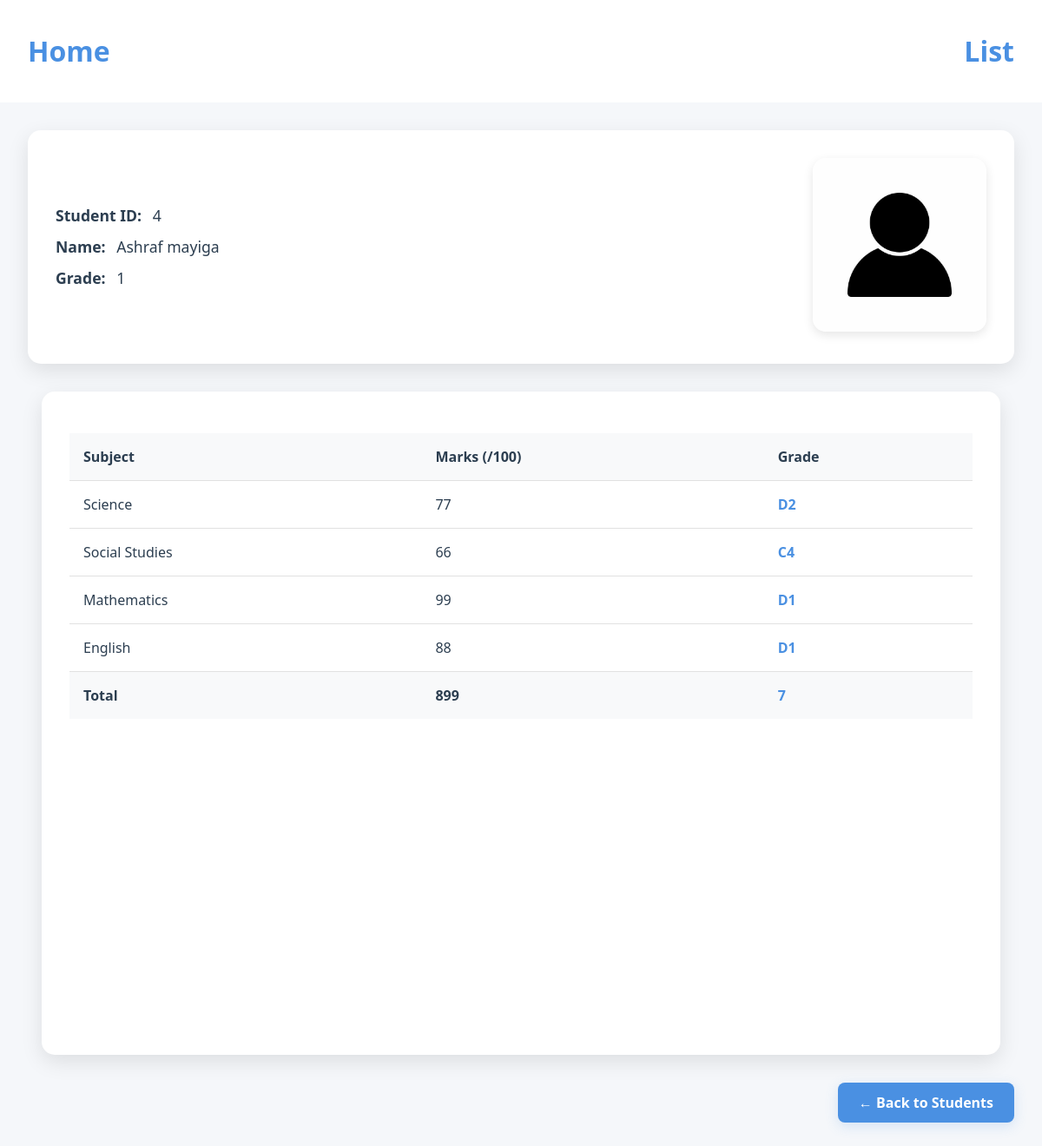
The page /studentdetail/4 (signed in) on the database its author committed.
### ple_app/models.py (models this page shows, shortened)
class Student_Model(models.Model):
    Name = models.CharField(max_length=30 , null = False)
    SST = models.IntegerField(null=False)
    ENG = models.IntegerField(null=False)
    SCI = models.IntegerField(null=False)
    MTC = models.IntegerField(null=False)
    AGG = models.IntegerField(null=True)
    TOTAL = models.IntegerField(null=True)
    Grade = models.IntegerField(null=True)
    Student_image = models.ImageField(null = True , upload_to='images/' , default = 'images/images/profile-icon.jpg')
    Date_Created = models.DateTimeField(auto_now_add=True , null=False)

class GradesModel(models.Model):
    student = models.ForeignKey(Student_Model , on_delete=models.CASCADE)
    SST_GRADE = models.CharField(max_length=30)
    SCI_GRADE = models.CharField(max_length=30)
    ENG_GRADE = models.CharField(max_length=15)
    MTC_GRADE = models.CharField(max_length=15)

### ple_app/views.py (the view)
# urls.py: path('studentdetail/<int:pk>' , StudentDetailView.as_view() ,name = 'student_detail'),
class StudentDetailView(LoginRequiredMixin , DetailView):
    model = Student_Model
    template_name = 'student_detail.html'
    context_object_name = 'description'
    def get_context_data(self, **kwargs):
        context = super().get_context_data(**kwargs)
        context['grades'] = GradesModel.objects.filter(student = self.object)
        return context

### templates/student_detail.html (shortened to what this page needs)
{%extends 'base.html'%}
{%load static%}
    {%block extra_css%}
    <link rel="stylesheet" href="{%static 'css/detail.css'%}">
    {%endblock%}
{%block content%}
    <div class="student_detail">
        <div class="head">
            <div class="student-info">
                <h3><strong>Student ID:</strong> {{description.id}}</h3>
                <h3><strong>Name:</strong> {{description.Name}}</h3>
                <h3><strong>Grade:</strong> {{description.Grade}}</h3>
            </div>
            <div class="student-picture">
                <img src="{{description.Student_image.url}}" alt="Student Photo">
            </div>
        </div>
        <div class="table">
            <table>
                <thead>
                    <tr>
                        <th>Subject</th>
                        <th>Marks (/100)</th>
                        <th>Grade</th>
                    </tr>
                </thead>
                <tbody>
                    {% for grade in grades|slice:":1" %}
                    <tr>
                        <td>Science</td>
                        <td>{{description.SCI}}</td>
                        <td>{{grade.SCI_GRADE}}</td>
                    </tr>
                    <tr>
                        <td>Social Studies</td>
                        <td>{{description.SST}}</td>
                        <td>{{grade.SST_GRADE}}</td>
                    </tr>
                    <tr>
                        <td>Mathematics</td>
                        <td>{{description.MTC}}</td>
                        <td>{{grade.MTC_GRADE}}</td>
                    </tr>
                    <tr>
                        <td>English</td>
                        <td>{{description.ENG}}</td>
                        <td>{{grade.ENG_GRADE}}</td>
                    </tr>
                    <tr>
                        <td>Total</td>
                        <td>{{description.TOTAL}}</td>
                        <td>{{description.AGG}}</td>
                    </tr>
                    {% endfor %}
                </tbody>
            </table>
        </div>
        <div class="action-buttons">
            <a href="{% url 'students_list' %}" class="action-button">
                ← Back to Students
            </a>
        </div>
    </div>
{%endblock%}

### static/css/style.css (style rules this page uses)
body { font-family: 'Segoe UI', Tahoma, Geneva, Verdana, sans-serif; background-color: #f5f7fa; margin: 0; padding: 0; min-height: 100vh; }
a { text-decoration: none; color: #4a90e2; transition: color 0.3s ease; }
.table { background: #ffffff; border-radius: 10px; padding: 1.5rem; margin: 1rem; box-shadow: 0 4px 12px rgba(0, 0, 0, 0.05); height: calc(100vh - 100px); overflow: auto; }

### static/css/detail.css (style rules this page uses)
.student_detail { background-color: #f5f7fa; padding: 2rem; min-height: calc(100vh - 64px); }
.head { background: white; border-radius: 15px; padding: 2rem; margin-bottom: 2rem; box-shadow: 0 8px 24px rgba(0, 0, 0, 0.1); display: flex; align-items: center; justify-content: space-between; gap: 2rem; }
.student-info { flex: 1; }
.student-info h3 { color: #2c3e50; margin: 0.75rem 0; font-size: 1.1rem; font-weight: 500; }
.student-info h3 strong { font-weight: 600; margin-right: 0.5rem; }
.student-picture { flex: 0 0 200px; text-align: center; }
.student-picture img { width: 200px; height: 200px; object-fit: cover; border-radius: 15px; box-shadow: 0 4px 12px rgba(0, 0, 0, 0.1); }
.table { background: white; border-radius: 15px; padding: 2rem; box-shadow: 0 8px 24px rgba(0, 0, 0, 0.1); overflow-x: auto; }
table { width: 100%; border-collapse: collapse; margin-top: 1rem; }
th, td { padding: 1rem; text-align: left; border-bottom: 1px solid #e1e1e1; }
th { background-color: #f8f9fa; color: #2c3e50; font-weight: 600; white-space: nowrap; }
td { color: #2c3e50; }
tbody tr:last-child { background-color: #f8f9fa; font-weight: 600; }
tbody tr:last-child td { border-bottom: none; }
td:last-child { font-weight: 600; color: #4a90e2; }
.action-buttons { display: flex; gap: 1rem; justify-content: flex-end; margin-top: 2rem; }
.action-button { background-color: #4a90e2; color: white; padding: 12px 24px; border: none; border-radius: 8px; font-size: 1rem; font-weight: 600; cursor: pointer; transition: all 0.3s ease; text-decoration: none; display: inline-flex; align-items: center; gap: 0.5rem; box-shadow: 0 4px 15px rgba(74, 144, 226, 0.2); }

### rows shown on the page
Student_Model: id "4", Name "Ashraf mayiga", Grade "1", Student_image (picture), SCI "77", SST "66", MTC "99", ENG "88", TOTAL "899", AGG "7"
GradesModel: SCI_GRADE "D2", SST_GRADE "C4", MTC_GRADE "D1", ENG_GRADE "D1"
